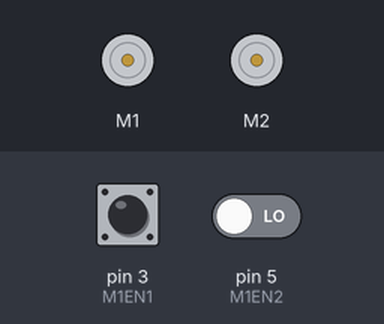
Bench run of a sketch on a simulated Arduino Uno, built with avr-gcc and run on an emulated ATmega328P. Parts: 2 × DC motor (green arrow = forward, orange = backward, longer = faster). The test bench sets the inputs (shaded band); at power-on: pin 3 (M1EN1) LOW, pin 5 (M1EN2) LOW. The ROS host is connected and sends only what is stated.

Above: at 1.2 s.
1.3 s: pin 3 (M1EN1) pulsed HIGH 2 times (0.12 s each, 0.3 s apart)
At 1.82 s:
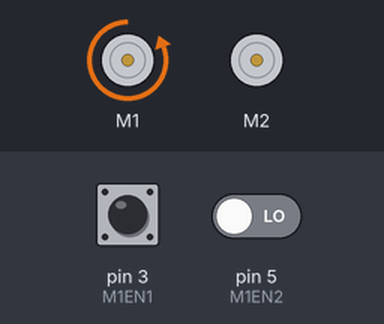
Timing chart, 0 to 4.3 s (numbered marks = the images above; inputs shaded):
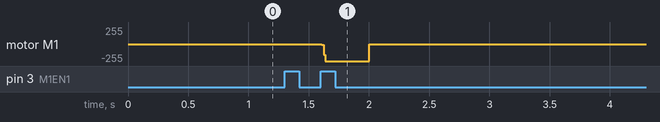

The sketch:

rosserial.ino
```cpp
#include <PID_v1.h>
#include "DualVNH5019MotorShield.h"
#include <ros.h>
#include <std_msgs/Float32MultiArray.h>
#include <limits.h>

#define M1INA 2
#define M1INB 4
#define M1ENDIAG 6
#define M2INA 7
#define M2INB 8
#define M1PWM 9
#define M2PWM 10
#define M2ENDIAG 12
#define M1CS A0
#define M2CS A1

#define M1EN1 3
#define M1EN2 5

#define M2EN1 18
#define M2EN2 19

/* MOTORS */
DualVNH5019MotorShield md(M1INA, M1INB, M1PWM, M1ENDIAG, M1CS, M2INA, M2INB, M2PWM, M2ENDIAG, M2CS);
unsigned long last_cmd_time = 0;
float stop_motor_time_s = 2;

/* ENCODER STUFF */
int TPR = 3000; // ticks per revolution
int M1_ticks = 0, M2_ticks = 0;
unsigned long M1_start_ticking, M2_start_ticking;
int ticks_window_size = INT_MAX/2;

unsigned long prev_measure = 0;
unsigned long speed_calc_freq_ms = 50;

void m1_encoder_cb(){
  digitalRead(M1EN1) != digitalRead(M1EN2) ? M1_ticks++ : M1_ticks--;
}

void m2_encoder_cb(){
  digitalRead(M2EN1) != digitalRead(M2EN2) ? M2_ticks++ : M2_ticks--;
}

/* PID STUFF*/
// stores for PID
double input_speed[2];
double output_speed[2];
double target_speed[2];
int integrated_speed[2];

PID* M1PID;
PID* M2PID;

float kP = 100, kD = 0, kI = 0;

/* ROS STUFF */
ros::NodeHandle  nh;
// speed M1, rad/s
// speed M2, rad/s
// current M1, amps
// current M2, amps
std_msgs::Float32MultiArray motor_info_msg;

void target_speed_cb(const std_msgs::Float32MultiArray& msg){
  target_speed[0] = double(msg.data[0]);
  target_speed[1] = double(msg.data[1]);
  last_cmd_time = millis();
}

ros::Publisher motor_info_pub("~motor_info", &motor_info_msg);
ros::Subscriber<std_msgs::Float32MultiArray> target_speed_sub("motor_speed", &target_speed_cb);

/* REAL */
char buf[32];

char* gd(double src){
  char* result;
  result = (char*)malloc(sizeof(char)*10);
  dtostrf(src, 6, 2, result);
  return result;
}

void setup() {
  // ROS
  nh.initNode();
  nh.advertise(motor_info_pub);
  nh.subscribe(target_speed_sub);

  while (!nh.connected()) {
    nh.spinOnce();
  }
  motor_info_msg.data = (float*)malloc(sizeof(float) * 4);
  motor_info_msg.data_length = 4;

  nh.getParam("~kP", &kP, 1);
  nh.getParam("~kI", &kI, 1);
  nh.getParam("~kD", &kD, 1);

  sprintf(buf,"PID=[%s,%s,%s]", gd(kP), gd(kI), gd(kD));
  nh.logwarn(buf);

  // motor
  md.init();
  integrated_speed[0] = integrated_speed[1] = 0;
  // encoder
  attachInterrupt( digitalPinToInterrupt(M1EN1), m1_encoder_cb, CHANGE);
  attachInterrupt( digitalPinToInterrupt(M2EN1), m2_encoder_cb, CHANGE);
  // PIDs
  M1PID = new PID(input_speed, output_speed, target_speed, kP, kI, kD, DIRECT);
  M1PID->SetMode(AUTOMATIC);
  M1PID->SetOutputLimits(-400, 400);
  M1PID->SetSampleTime(200);
  M2PID = new PID(input_speed+1, output_speed+1, target_speed+1, kP, kI, kD, DIRECT);
  M2PID->SetMode(AUTOMATIC);
  M2PID->SetOutputLimits(-400, 400);
  M2PID->SetSampleTime(200);
}

float M1_calculate_speed(){
  unsigned long dt = millis() - M1_start_ticking;
  float speed_rad_per_sec = 2.0 * 3.1415 * 1000.0 * float(M1_ticks) / float(dt * TPR);
  if( dt > speed_calc_freq_ms ){
    M1_ticks = 0;
    M1_start_ticking = millis();
  }
  return speed_rad_per_sec;
}

float M2_calculate_speed(){
  unsigned long dt = millis() - M2_start_ticking;
  float speed_rad_per_sec = 2.0 * 3.1415 * 1000.0 * float(M2_ticks) / float(dt * TPR);
  if( dt > speed_calc_freq_ms ){
    M2_ticks = 0;
    M2_start_ticking = millis();
  }
  return speed_rad_per_sec;
}

void update_speed(){
  integrated_speed[0] += output_speed[0];
  integrated_speed[1] += output_speed[1];

  if( integrated_speed[0] > 400 )
    integrated_speed[0] = 400;
  else if( integrated_speed[0] < -400 )
    integrated_speed[0] = -400;

  if( integrated_speed[1] > 400 )
    integrated_speed[1] = 400;
  else if( integrated_speed[1] < -400 )
    integrated_speed[1] = -400;

}

void sendData(){
  motor_info_msg.data[0] = float(input_speed[0]);
  motor_info_msg.data[1] = float(input_speed[1]);
  motor_info_msg.data[2] = float(md.getM1CurrentMilliamps()) / 1000;
  motor_info_msg.data[3] = float(md.getM2CurrentMilliamps()) / 1000;

  motor_info_pub.publish(&motor_info_msg);
}


void loop() {
  //sprintf(buf, "%i", M1_ticks);
  //nh.logwarn(buf);

  input_speed[0] = M1_calculate_speed();
  input_speed[1] = M2_calculate_speed();


  if( millis() - last_cmd_time > 1000 * stop_motor_time_s ){
    target_speed[0] = 0;
    target_speed[1] = 0;
    integrated_speed[0] = integrated_speed[1] = 0;
    md.setM1Speed(0);
    md.setM2Speed(0);

  }
  else{
    M1PID->Compute();
    M2PID->Compute();
    update_speed();
    md.setM1Speed(integrated_speed[0]);
    md.setM2Speed(integrated_speed[1]);
  }
  sendData();
  nh.spinOnce();
  //delay(30);
}
```

Measured:
- after the input at 1.3 s, motor M1: stopped → backward 255/255 after 0.31 s, → stopped 0.40 s later
